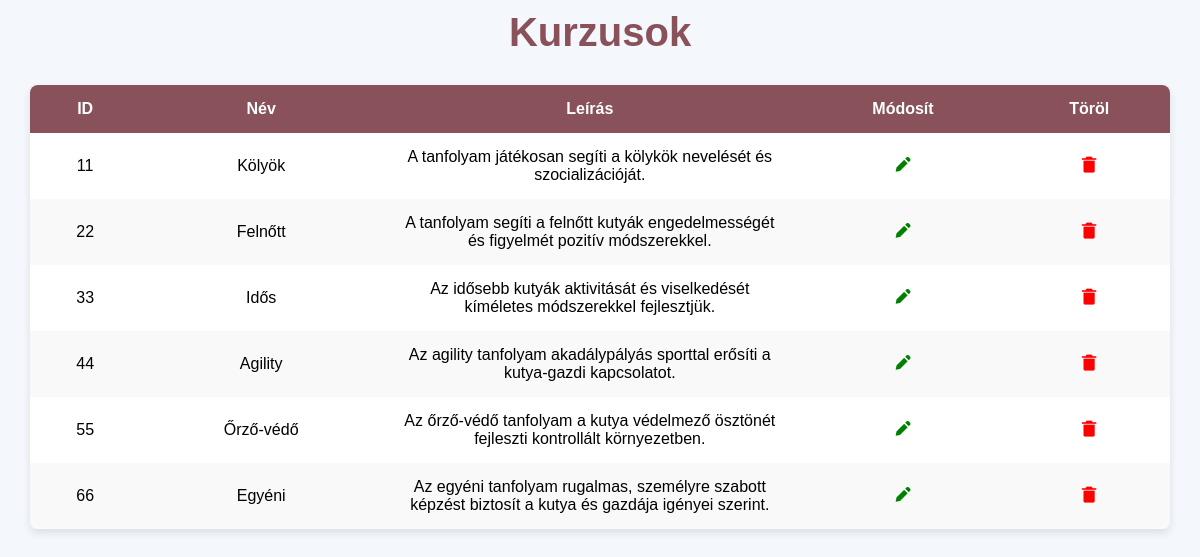
Screenshot of /kezelopult/curzustable.php with the database file from the repository.
### tables this page shows
CREATE TABLE `curzus` (
  `c_id` int(11) NOT NULL,
  `c_nev` text NOT NULL,
  `c_leiras` text NOT NULL
);

### kezelopult/curzustable.php (the view, shortened to what this page needs)
<?php
        include("kapcsolat.php");
        $muvelet = $_REQUEST['muvelet'] ?? 'lista';
        $szerkesztendo_kurzus = null;
        $lista_adatok = [];
        $aktualis_oldal_url = '?p=admin';
        if ($muvelet !== 'szerkesztes') {
            $muvelet = 'lista';
            $eredmeny = $adb->query("SELECT * FROM curzus ORDER BY c_id ASC");
            if ($eredmeny) {
                while ($sor = $eredmeny->fetch_assoc()) {
                    $lista_adatok[] = $sor;
                }
            }
        }
?>
<!DOCTYPE html>
<html lang="hu">
<head>
     <link href='https://unpkg.com/boxicons@2.1.4/css/boxicons.min.css' rel='stylesheet'>
</head>
<body>
     <div class="container">
          <div class="header">
                <h1>
                    <?= ($muvelet === 'szerkesztes') ? 'Kurzus Módosítása' : 'Kurzusok'; ?>
                </h1>
          </div>
          <?php if ($muvelet === 'szerkesztes' && $szerkesztendo_kurzus): ?>
              <form action="<?php echo $aktualis_oldal_url; ?>" method="POST">
                    <input type="hidden" name="muvelet" value="mentes">
                    <input type="hidden" name="cid" value="<?= htmlspecialchars($szerkesztendo_kurzus['c_id']) ?>">
                    <div>
                        <label for="nev">Név:</label>
                        <input type="text" id="nev" name="cnev" value="<?= htmlspecialchars($szerkesztendo_kurzus['c_nev']) ?>">
                    </div>
                    <div>
                        <label for="leiras">Leírás:</label>
                        <input type="text" id="leiras" name="cleiras" value="<?= htmlspecialchars($szerkesztendo_kurzus['c_leiras']) ?>">
                    </div>
                    <div>
                        <button type="submit" class="mentesbtn">Mentés</button>
                    </div>
            </form>
            <a href="<?= $aktualis_oldal_url ?>" class="back-link">Mégse</a>
           <?php elseif ($muvelet === 'lista'): ?>
                <main class="table">
                    <section class="table-body">
                        <table>
                            <thead>
                                <tr>
                                    <th>ID</th>
                                    <th>Név</th>
                                    <th>Leírás</th>
                                    <th>Módosít</th>
                                    <th>Töröl</th>
                                </tr>
                            </thead>
                            <tbody>
                                <?php if (!empty($lista_adatok)): ?>
                                    <?php foreach ($lista_adatok as $kurzus): ?>
                                        <tr>
                                            <td><?= htmlspecialchars($kurzus['c_id']) ?></td>
                                            <td><?= htmlspecialchars($kurzus['c_nev']) ?></td>
                                            <td><?= htmlspecialchars($kurzus['c_leiras']) ?></td>
                                            <td>
                                                <a href="<?= $aktualis_oldal_url ?>&muvelet=szerkesztes&id=<?= $kurzus['c_id'] ?>">
                                                    <i class='bx bxs-pencil' style='color: green;'></i>
                                                </a>
                                            </td>
                                            <td>
                                                <a href="<?= $aktualis_oldal_url ?>&muvelet=torles&id=<?= $kurzus['c_id'] ?>"
                                                   onclick="return confirm('Biztosan törölni szeretnéd: <?= addslashes($kurzus['c_nev']) ?>?')">
                                                    <i class='bx bxs-trash-alt' style='color: red;'></i>
                                                </a>
                                            </td>
                                        </tr>
                                    <?php endforeach; ?>
                                <?php else: ?>
                                    <tr><td colspan="6">Nincs elérhető kurzus.</td></tr>
                                <?php endif; ?>
                            </tbody>
                        </table>
                        <?php endif; ?>
                    </section>
                </main>
        </div>
</body>
</html>

### kezelopult/curzustable.php (style rules this page uses)
body { font-family: 'Arial', sans-serif; background-color: #f4f7fc; margin: 0; padding: 0; }
.container { width: 95%; max-width: 1200px; margin: 0 auto; padding: 10px; flex-direction: column; }
.header { text-align: center; margin-bottom: 30px; }
.header h1 { font-size: 2.5rem; color: #895159; margin: 0; padding: 0; }
.table { background-color: white; box-shadow: 0 4px 8px rgba(0, 0, 0, 0.1); border-radius: 8px; overflow: hidden; }
.table table { width: 100%; border-collapse: collapse; font-size: 1rem; table-layout: auto; }
.table thead { background-color: #895159; color: white; }
.table th, .table td { padding: 15px; text-align: center; word-wrap: break-word; max-width: 150px; }
.table th { font-weight: 600; }
.table tbody tr:nth-child(even) { background-color: #f9f9f9; }
.table i { cursor: pointer; font-size: 1.2rem; }
.table .bxs-pencil { color: #4caf50; }
.table .bxs-trash-alt { color: #f44336; }

### rows the page displays
curzus: c_id "11", c_nev "Kölyök", c_leiras "A tanfolyam játékosan segíti a kölykök nevelését és szocializációját."
curzus: c_id "22", c_nev "Felnőtt", c_leiras "A tanfolyam segíti a felnőtt kutyák engedelmességét és figyelmét pozitív módszerekkel."
curzus: c_id "33", c_nev "Idős", c_leiras "Az idősebb kutyák aktivitását és viselkedését kíméletes módszerekkel fejlesztjük."
curzus: c_id "44", c_nev "Agility", c_leiras "Az agility tanfolyam akadálypályás sporttal erősíti a kutya-gazdi kapcsolatot."
curzus: c_id "55", c_nev "Őrző-védő", c_leiras "Az őrző-védő tanfolyam a kutya védelmező ösztönét fejleszti kontrollált környezetben."
curzus: c_id "66", c_nev "Egyéni", c_leiras "Az egyéni tanfolyam rugalmas, személyre szabott képzést biztosít a kutya és gazdája igényei szerint."
